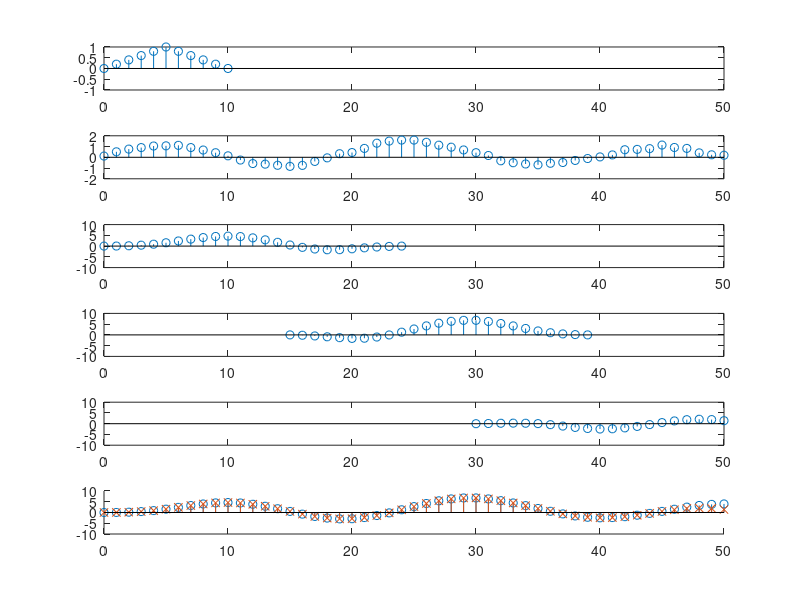
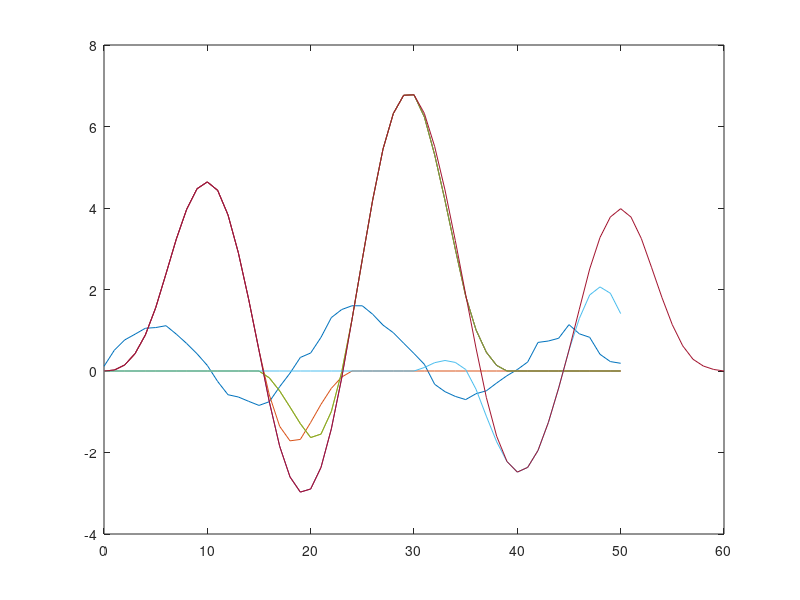

MATLAB code to generate these figures, in order: (Note: this script raises an error after producing the figures.)
%% Overalp and add
clear, clc, close all

addpath('C:\Users\Joe\Dropbox\research\codes\f')

triang = @(x, N) (1/N)*(x + N).*double(x <= 0 & x >= -N) + (1/N)*(-x + N).*double(x > 0 & x <= N);

N = 51;
n = 0:N-1;
M = 10;
M2 = M/2;
L = 15;

h = triang(-M2:M2, M2);

rng(0);
x = sin(n*(2*pi/20)) + filter(1/3*ones(1, 10), 1, (rand(size(n))-0.5));

figure, subplot(611)
stem(0:length(h)-1, h)
axis([0 50 -1 1])

subplot(612)
stem(0:N-1, x)
axis([0 50 -2 2])

subplot(613)
y1 = conv(h, x(1:L), 'full');
stem(0:length(y1)-1, y1)
L2 = length(y1);
axis([0 50 -10 10])

subplot(614)
y2 = conv(h, x(L+1:2*L), 'full');
stem(L:L+length(y2)-1, y2)
axis([0 50 -10 10])

subplot(615)
y3 = conv(h, x(2*L+1:3*L), 'full');
stem(2*L:2*L+length(y2)-1, y3)
axis([0 50 -10 10])

subplot(616), hold on
ytot1 = conv(h, x, 'full');
stem(0:length(ytot1)-1, ytot1)

y1 = [y1 zeros(1, N-length(y1))];
y2 = [zeros(1, L) y2 zeros(1, N-length(y2)-L)];
y3 = [zeros(1, 2*L) y3(1:N-2*L)];
ytot = y1 + y2 + y3;
stem(0:length(ytot)-1, ytot, 'x')
axis([0 50 -10 10])

%
figure, hold on, box on
plot(0:N-1, x, 'DisplayName', 'x')
plot(0:length(y1)-1, y1, 'DisplayName', 'y1')
plot(0:length(y2)-1, y2, 'DisplayName', 'y2')
plot(0:length(y1)-1, y1+y2, 'DisplayName', 'y1+y2')
plot(0:length(y2)-1, y2, 'DisplayName', 'y2')
plot(0:length(y3)-1, y3, 'DisplayName', 'y3')
plot(0:length(ytot1)-1, ytot1, 'DisplayName', 'ytot')

m = matlab2tikz(gca);
m.write('overlap_add_add.tex')
